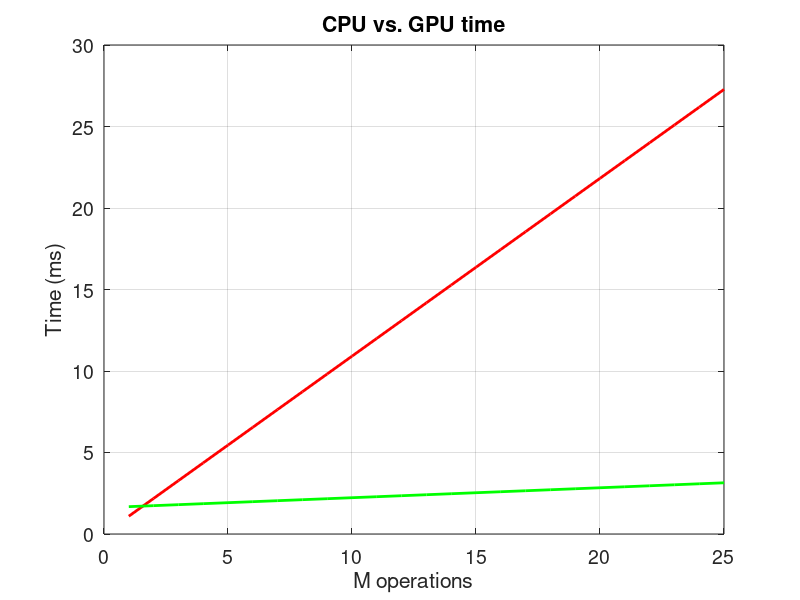

Recreate this plot in MATLAB. (Note: this script raises an error after producing the figure.)
clc
clear all
close all

ser_time = 0.001091; %s
% 8 threads, 32768 blocks
ave_gpu_time(1) = 0.000348; %s

% 64 threads, 4096 blocks
ave_gpu_time(2) = 0.000070; %s

% 128 threads, 2048 blocks
ave_gpu_time(3) = 0.000061; %s

% 256 threads, 1024 blocks
ave_gpu_time(4) = 0.000061; %s

% 512 threads, 512 blocks
ave_gpu_time(5) = 0.000061; %s
% 512 threads, 1024 blocks
ave_gpu_time(6) = 0.000065; %s

% 1024 threads, 256 blocks
ave_gpu_time(7) = 0.000071; %s
% 1024 threads, 512 blocks
ave_gpu_time(8) = 0.000081; %s
% 1024 threads, 1024 blocks
ave_gpu_time(9) = 0.000101; %s

%%

latTo= 297.784805; %usec
latFrom = 112.473965; %usec
bwTo = 8307.884282; %MBPS = Bpus
bwFrom = 4516.147420; %MBPS

cpuTn = ser_time*1e3; %msec

N = 2^18;

cpuTime = zeros(1, 25);
gpuTime = zeros(1, 25);
k = 1;
for M = 1:25
    cpuTime(k) = cpuTn*M;
    gpuTime(k) = (3*(latTo + N*4/bwTo) + M*ave_gpu_time(4)*1e6 + ...
        (latFrom + N*4/bwFrom))*1e-3;
    k = k+1;
end
figure
hold on
M = 1:25;
plot(M, cpuTime, 'r', 'LineWidth', 2)
plot(M, gpuTime, 'g', 'LineWidth', 2)
box on
grid on
set(gcf, 'Color', 'w')
set(gca, 'fontSize', 14)
xlabel('M operations')
ylabel('Time (ms)')
title('CPU vs. GPU time')
legend('CPU', 'GPU',2)
hold off
legend